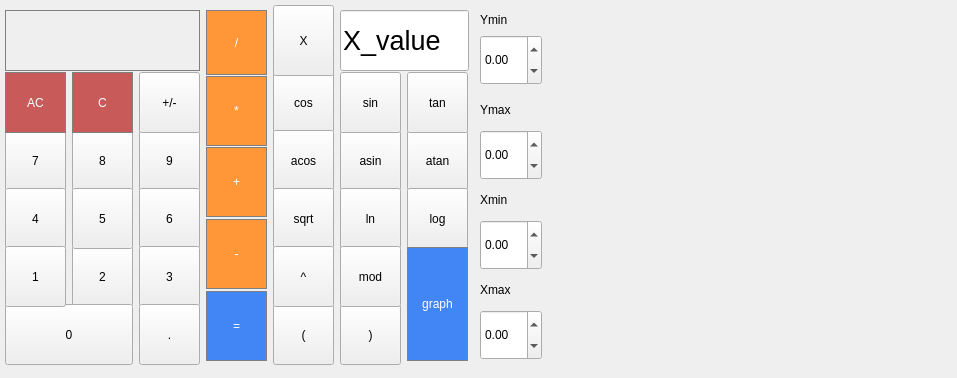
<?xml version="1.0" encoding="UTF-8"?>
<ui version="4.0">
 <class>MainWindow</class>
 <widget class="QMainWindow" name="MainWindow">
  <property name="geometry">
   <rect>
    <x>0</x>
    <y>0</y>
    <width>957</width>
    <height>378</height>
   </rect>
  </property>
  <property name="windowTitle">
   <string>MainWindow</string>
  </property>
  <widget class="QWidget" name="centralwidget">
   <widget class="QLabel" name="label">
    <property name="geometry">
     <rect>
      <x>5</x>
      <y>10</y>
      <width>195</width>
      <height>61</height>
     </rect>
    </property>
    <property name="font">
     <font>
      <pointsize>20</pointsize>
     </font>
    </property>
    <property name="styleSheet">
     <string notr="true">QLabel {
  color: white; 
  border: 1px solid gray;
}
</string>
    </property>
    <property name="text">
     <string/>
    </property>
   </widget>
   <widget class="QPushButton" name="eight">
    <property name="geometry">
     <rect>
      <x>72</x>
      <y>130</y>
      <width>61</width>
      <height>61</height>
     </rect>
    </property>
    <property name="styleSheet">
     <string notr="true"/>
    </property>
    <property name="text">
     <string>8</string>
    </property>
   </widget>
   <widget class="QPushButton" name="seven">
    <property name="geometry">
     <rect>
      <x>5</x>
      <y>130</y>
      <width>61</width>
      <height>61</height>
     </rect>
    </property>
    <property name="styleSheet">
     <string notr="true"/>
    </property>
    <property name="text">
     <string>7</string>
    </property>
   </widget>
   <widget class="QPushButton" name="nine">
    <property name="geometry">
     <rect>
      <x>139</x>
      <y>130</y>
      <width>61</width>
      <height>61</height>
     </rect>
    </property>
    <property name="styleSheet">
     <string notr="true"/>
    </property>
    <property name="text">
     <string>9</string>
    </property>
   </widget>
   <widget class="QPushButton" name="four">
    <property name="geometry">
     <rect>
      <x>5</x>
      <y>188</y>
      <width>61</width>
      <height>61</height>
     </rect>
    </property>
    <property name="styleSheet">
     <string notr="true"/>
    </property>
    <property name="text">
     <string>4</string>
    </property>
   </widget>
   <widget class="QPushButton" name="six">
    <property name="geometry">
     <rect>
      <x>139</x>
      <y>188</y>
      <width>61</width>
      <height>61</height>
     </rect>
    </property>
    <property name="styleSheet">
     <string notr="true"/>
    </property>
    <property name="text">
     <string>6</string>
    </property>
   </widget>
   <widget class="QPushButton" name="two">
    <property name="geometry">
     <rect>
      <x>72</x>
      <y>246</y>
      <width>61</width>
      <height>61</height>
     </rect>
    </property>
    <property name="styleSheet">
     <string notr="true"/>
    </property>
    <property name="text">
     <string>2</string>
    </property>
   </widget>
   <widget class="QPushButton" name="three">
    <property name="geometry">
     <rect>
      <x>139</x>
      <y>246</y>
      <width>61</width>
      <height>61</height>
     </rect>
    </property>
    <property name="styleSheet">
     <string notr="true"/>
    </property>
    <property name="text">
     <string>3</string>
    </property>
   </widget>
   <widget class="QPushButton" name="five">
    <property name="geometry">
     <rect>
      <x>72</x>
      <y>188</y>
      <width>61</width>
      <height>61</height>
     </rect>
    </property>
    <property name="styleSheet">
     <string notr="true"/>
    </property>
    <property name="text">
     <string>5</string>
    </property>
   </widget>
   <widget class="QPushButton" name="null_2">
    <property name="geometry">
     <rect>
      <x>5</x>
      <y>304</y>
      <width>128</width>
      <height>61</height>
     </rect>
    </property>
    <property name="styleSheet">
     <string notr="true"/>
    </property>
    <property name="text">
     <string>0</string>
    </property>
   </widget>
   <widget class="QPushButton" name="one">
    <property name="geometry">
     <rect>
      <x>5</x>
      <y>246</y>
      <width>61</width>
      <height>61</height>
     </rect>
    </property>
    <property name="styleSheet">
     <string notr="true"/>
    </property>
    <property name="text">
     <string>1</string>
    </property>
   </widget>
   <widget class="QPushButton" name="pushButton_15">
    <property name="geometry">
     <rect>
      <x>139</x>
      <y>304</y>
      <width>61</width>
      <height>61</height>
     </rect>
    </property>
    <property name="text">
     <string>.</string>
    </property>
   </widget>
   <widget class="QPushButton" name="div">
    <property name="geometry">
     <rect>
      <x>206</x>
      <y>10</y>
      <width>61</width>
      <height>65</height>
     </rect>
    </property>
    <property name="styleSheet">
     <string notr="true">QPushButton {
  background-color: rgb(255, 151, 57);
  color: white; 
	border: 0.5px solid gray;
}

QPushButton:pressed {
    background-color: qlineargradient(x1: 0, y1: 0, x2: 0, y2: 1,
                                      stop: 0 #FF7832, stop: 1 #FF9739);
}</string>
    </property>
    <property name="text">
     <string>/</string>
    </property>
   </widget>
   <widget class="QPushButton" name="mult">
    <property name="geometry">
     <rect>
      <x>206</x>
      <y>76</y>
      <width>61</width>
      <height>70</height>
     </rect>
    </property>
    <property name="styleSheet">
     <string notr="true">QPushButton {
  background-color: rgb(255, 151, 57);
  color: white; 
	border: 0.5px solid gray;
}

QPushButton:pressed {
    background-color: qlineargradient(x1: 0, y1: 0, x2: 0, y2: 1,
                                      stop: 0 #FF7832, stop: 1 #FF9739);
}</string>
    </property>
    <property name="text">
     <string>*</string>
    </property>
   </widget>
   <widget class="QPushButton" name="plus">
    <property name="geometry">
     <rect>
      <x>206</x>
      <y>147</y>
      <width>61</width>
      <height>70</height>
     </rect>
    </property>
    <property name="styleSheet">
     <string notr="true">QPushButton {
  background-color: rgb(255, 151, 57);
  color: white; 
	border: 0.5px solid gray;
}

QPushButton:pressed {
    background-color: qlineargradient(x1: 0, y1: 0, x2: 0, y2: 1,
                                      stop: 0 #FF7832, stop: 1 #FF9739);
}</string>
    </property>
    <property name="text">
     <string>+</string>
    </property>
   </widget>
   <widget class="QPushButton" name="minus">
    <property name="geometry">
     <rect>
      <x>206</x>
      <y>219</y>
      <width>61</width>
      <height>70</height>
     </rect>
    </property>
    <property name="styleSheet">
     <string notr="true">QPushButton {
  background-color: rgb(255, 151, 57);
  color: white; 
	border: 0.5px solid gray;
}

QPushButton:pressed {
    background-color: qlineargradient(x1: 0, y1: 0, x2: 0, y2: 1,
                                      stop: 0 #FF7832, stop: 1 #FF9739);
}</string>
    </property>
    <property name="text">
     <string>-</string>
    </property>
   </widget>
   <widget class="QPushButton" name="equal">
    <property name="geometry">
     <rect>
      <x>206</x>
      <y>291</y>
      <width>61</width>
      <height>70</height>
     </rect>
    </property>
    <property name="styleSheet">
     <string notr="true">QPushButton {
  background-color: #4285f4;
  border: 1px solid gray;
  color: #fff;
}
QPushButton:pressed {
    background-color: qlineargradient(x1: 0, y1: 0, x2: 0, y2: 1,
                                      stop: 0 #dadbde, stop: 1 #f6f7fa);
}</string>
    </property>
    <property name="text">
     <string>=</string>
    </property>
   </widget>
   <widget class="QPushButton" name="cos">
    <property name="geometry">
     <rect>
      <x>273</x>
      <y>72</y>
      <width>61</width>
      <height>61</height>
     </rect>
    </property>
    <property name="styleSheet">
     <string notr="true"/>
    </property>
    <property name="text">
     <string>cos</string>
    </property>
   </widget>
   <widget class="QPushButton" name="asin">
    <property name="geometry">
     <rect>
      <x>340</x>
      <y>130</y>
      <width>61</width>
      <height>61</height>
     </rect>
    </property>
    <property name="styleSheet">
     <string notr="true"/>
    </property>
    <property name="text">
     <string>asin</string>
    </property>
   </widget>
   <widget class="QPushButton" name="ln">
    <property name="geometry">
     <rect>
      <x>340</x>
      <y>188</y>
      <width>61</width>
      <height>61</height>
     </rect>
    </property>
    <property name="styleSheet">
     <string notr="true"/>
    </property>
    <property name="text">
     <string>ln</string>
    </property>
   </widget>
   <widget class="QPushButton" name="atan">
    <property name="geometry">
     <rect>
      <x>407</x>
      <y>130</y>
      <width>61</width>
      <height>61</height>
     </rect>
    </property>
    <property name="styleSheet">
     <string notr="true"/>
    </property>
    <property name="text">
     <string>atan</string>
    </property>
   </widget>
   <widget class="QPushButton" name="tan">
    <property name="geometry">
     <rect>
      <x>407</x>
      <y>72</y>
      <width>61</width>
      <height>61</height>
     </rect>
    </property>
    <property name="styleSheet">
     <string notr="true"/>
    </property>
    <property name="text">
     <string>tan</string>
    </property>
   </widget>
   <widget class="QPushButton" name="acos">
    <property name="geometry">
     <rect>
      <x>273</x>
      <y>130</y>
      <width>61</width>
      <height>61</height>
     </rect>
    </property>
    <property name="styleSheet">
     <string notr="true"/>
    </property>
    <property name="text">
     <string>acos</string>
    </property>
   </widget>
   <widget class="QPushButton" name="sin">
    <property name="geometry">
     <rect>
      <x>340</x>
      <y>72</y>
      <width>61</width>
      <height>61</height>
     </rect>
    </property>
    <property name="styleSheet">
     <string notr="true"/>
    </property>
    <property name="text">
     <string>sin</string>
    </property>
   </widget>
   <widget class="QPushButton" name="sqrt">
    <property name="geometry">
     <rect>
      <x>273</x>
      <y>188</y>
      <width>61</width>
      <height>61</height>
     </rect>
    </property>
    <property name="styleSheet">
     <string notr="true"/>
    </property>
    <property name="text">
     <string>sqrt</string>
    </property>
   </widget>
   <widget class="QPushButton" name="log">
    <property name="geometry">
     <rect>
      <x>407</x>
      <y>188</y>
      <width>61</width>
      <height>61</height>
     </rect>
    </property>
    <property name="styleSheet">
     <string notr="true"/>
    </property>
    <property name="text">
     <string>log</string>
    </property>
   </widget>
   <widget class="QPushButton" name="X">
    <property name="geometry">
     <rect>
      <x>273</x>
      <y>5</y>
      <width>61</width>
      <height>71</height>
     </rect>
    </property>
    <property name="text">
     <string>X</string>
    </property>
   </widget>
   <widget class="QPushButton" name="Lbracket">
    <property name="geometry">
     <rect>
      <x>273</x>
      <y>304</y>
      <width>61</width>
      <height>61</height>
     </rect>
    </property>
    <property name="text">
     <string>(</string>
    </property>
   </widget>
   <widget class="QPushButton" name="Rbracket">
    <property name="geometry">
     <rect>
      <x>340</x>
      <y>304</y>
      <width>61</width>
      <height>61</height>
     </rect>
    </property>
    <property name="text">
     <string>)</string>
    </property>
   </widget>
   <widget class="QPushButton" name="pow">
    <property name="geometry">
     <rect>
      <x>273</x>
      <y>246</y>
      <width>61</width>
      <height>61</height>
     </rect>
    </property>
    <property name="text">
     <string>^</string>
    </property>
   </widget>
   <widget class="QPushButton" name="delete_2">
    <property name="geometry">
     <rect>
      <x>72</x>
      <y>72</y>
      <width>61</width>
      <height>61</height>
     </rect>
    </property>
    <property name="styleSheet">
     <string notr="true">QPushButton {
   border: 1px solid gray;
   background-color: rgb(200, 90, 90);
  color: white;
}
QPushButton:pressed {
    background-color: qlineargradient(x1: 0, y1: 0, x2: 0, y2: 1,
                                      stop: 0 #dadbde, stop: 1 #f6f7fa);
}</string>
    </property>
    <property name="text">
     <string>C</string>
    </property>
   </widget>
   <widget class="QPushButton" name="plus_minus">
    <property name="geometry">
     <rect>
      <x>139</x>
      <y>72</y>
      <width>61</width>
      <height>61</height>
     </rect>
    </property>
    <property name="text">
     <string>+/-</string>
    </property>
   </widget>
   <widget class="QPushButton" name="mod">
    <property name="geometry">
     <rect>
      <x>340</x>
      <y>246</y>
      <width>61</width>
      <height>61</height>
     </rect>
    </property>
    <property name="text">
     <string>mod</string>
    </property>
   </widget>
   <widget class="QPushButton" name="pushButton_draw">
    <property name="geometry">
     <rect>
      <x>407</x>
      <y>247</y>
      <width>61</width>
      <height>114</height>
     </rect>
    </property>
    <property name="styleSheet">
     <string notr="true">QPushButton {
  background-color: #4285f4;
  border: 1px solid gray;
  color: #fff;
}
QPushButton:pressed {
    background-color: qlineargradient(x1: 0, y1: 0, x2: 0, y2: 1,
                                      stop: 0 #dadbde, stop: 1 #f6f7fa);
}</string>
    </property>
    <property name="text">
     <string>graph</string>
    </property>
   </widget>
   <widget class="QPushButton" name="delete_1">
    <property name="geometry">
     <rect>
      <x>5</x>
      <y>72</y>
      <width>61</width>
      <height>61</height>
     </rect>
    </property>
    <property name="styleSheet">
     <string notr="true">QPushButton {
   border: 1px solid gray;
   background-color: rgb(200, 90, 90);
  color: white;
}
QPushButton:pressed {
    background-color: qlineargradient(x1: 0, y1: 0, x2: 0, y2: 1,
                                      stop: 0 #dadbde, stop: 1 #f6f7fa);
}</string>
    </property>
    <property name="text">
     <string>AC</string>
    </property>
   </widget>
   <widget class="QLineEdit" name="label_value">
    <property name="geometry">
     <rect>
      <x>340</x>
      <y>10</y>
      <width>129</width>
      <height>61</height>
     </rect>
    </property>
    <property name="font">
     <font>
      <pointsize>20</pointsize>
     </font>
    </property>
    <property name="text">
     <string>X_value</string>
    </property>
   </widget>
   <widget class="QLabel" name="label_2">
    <property name="geometry">
     <rect>
      <x>480</x>
      <y>10</y>
      <width>61</width>
      <height>20</height>
     </rect>
    </property>
    <property name="text">
     <string>Ymin</string>
    </property>
   </widget>
   <widget class="QLabel" name="label_3">
    <property name="geometry">
     <rect>
      <x>480</x>
      <y>100</y>
      <width>61</width>
      <height>20</height>
     </rect>
    </property>
    <property name="text">
     <string>Ymax</string>
    </property>
   </widget>
   <widget class="QLabel" name="label_4">
    <property name="geometry">
     <rect>
      <x>480</x>
      <y>190</y>
      <width>61</width>
      <height>20</height>
     </rect>
    </property>
    <property name="text">
     <string>Xmin</string>
    </property>
   </widget>
   <widget class="QLabel" name="label_5">
    <property name="geometry">
     <rect>
      <x>480</x>
      <y>280</y>
      <width>61</width>
      <height>20</height>
     </rect>
    </property>
    <property name="text">
     <string>Xmax</string>
    </property>
   </widget>
   <widget class="QLabel" name="drawing_field">
    <property name="geometry">
     <rect>
      <x>560</x>
      <y>50</y>
      <width>381</width>
      <height>281</height>
     </rect>
    </property>
    <property name="text">
     <string/>
    </property>
   </widget>
   <widget class="QDoubleSpinBox" name="yMin">
    <property name="geometry">
     <rect>
      <x>480</x>
      <y>35</y>
      <width>62</width>
      <height>50</height>
     </rect>
    </property>
    <property name="minimum">
     <double>-1000000.000000000000000</double>
    </property>
   </widget>
   <widget class="QDoubleSpinBox" name="yMax">
    <property name="geometry">
     <rect>
      <x>480</x>
      <y>130</y>
      <width>62</width>
      <height>50</height>
     </rect>
    </property>
    <property name="minimum">
     <double>-1000000.000000000000000</double>
    </property>
   </widget>
   <widget class="QDoubleSpinBox" name="xMin">
    <property name="geometry">
     <rect>
      <x>480</x>
      <y>220</y>
      <width>62</width>
      <height>50</height>
     </rect>
    </property>
    <property name="minimum">
     <double>-1000000.000000000000000</double>
    </property>
   </widget>
   <widget class="QDoubleSpinBox" name="xMax">
    <property name="geometry">
     <rect>
      <x>480</x>
      <y>310</y>
      <width>62</width>
      <height>50</height>
     </rect>
    </property>
    <property name="minimum">
     <double>-1000000.000000000000000</double>
    </property>
   </widget>
  </widget>
 </widget>
 <resources/>
 <connections/>
</ui>
